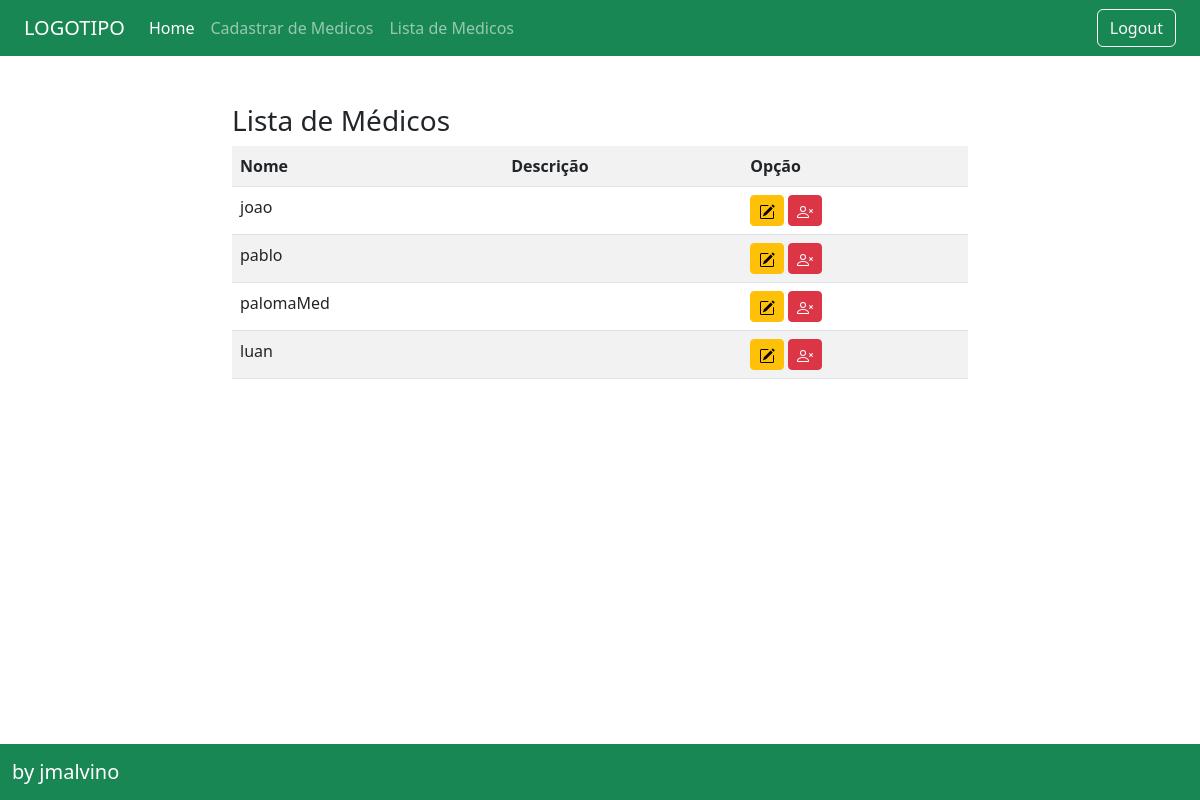
The page /medicos/listar (signed in) on the database its author committed.
### medicos/models.py (models this page shows, shortened)
class Medicos(models.Model):
    nome = models.CharField(max_length=255)
    email = models.CharField(max_length=100)
    senha = models.CharField(max_length=100)
    dataDeCriacao = models.DateTimeField(auto_now_add=True)

### medicos/views.py (the view)
# urls.py: path('listar', MedicosList.as_view(), name="listar-medicos"),
class MedicosList(CreateView):
    model = Medicos
    fields = ['nome']
    template_name: 'medicos/medicos_form.html'
    success_message = "Cadastrado com sucesso!!"
    success_url = reverse_lazy('listar-medicos')

### medicos/templates/medicos/medicos_list.html (shortened to what this page needs)
{% extends 'medicos/base.html' %}
{%block conteudo %}
<br>
<br>
<h3>Lista de Médicos</h3>
<div class="table-responsive">
    <table class="table table-striped">
        <tr>
            <th>Nome</th>
            <th>Descrição</th>
            <th>Opção</th>
        </tr>
        {% if request.user.is_authenticated %}
        {% for medicos in object_list %}
        <tr>
            <td>{{ medicos.nome }}</td>
            <td>{{ medicos.telefone }}</td>
            <td>
                <a href="{% url 'editar-medicos' medicos.pk %}" class="btn btn-warning btn-sm">
                </a>
                <a href="{% url 'excluir-medicos' medicos.pk  %}"class="btn btn-danger btn-sm">
                </a>
            </td>
        {% empty %}
        <tr>
            <td colspan="3"> Nenhum campo registrado. </td>
        </tr>
        {% endfor %}
        {% endif %}
    </table>
</div>
{% endblock %}

### rows shown on the page
Medicos: nome "joao"
Medicos: nome "pablo"
Medicos: nome "palomaMed"
Medicos: nome "luan"
